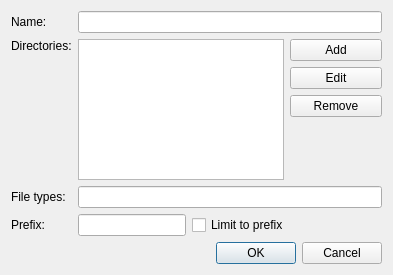
<?xml version="1.0" encoding="UTF-8"?>
<ui version="4.0">
 <class>Locator::Internal::DirectoryFilterOptions</class>
 <widget class="QDialog" name="Locator::Internal::DirectoryFilterOptions">
  <property name="geometry">
   <rect>
    <x>0</x>
    <y>0</y>
    <width>393</width>
    <height>275</height>
   </rect>
  </property>
  <layout class="QGridLayout">
   <item row="0" column="0">
    <layout class="QGridLayout">
     <item row="0" column="0">
      <widget class="QLabel" name="label">
       <property name="text">
        <string>Name:</string>
       </property>
      </widget>
     </item>
     <item row="0" column="1" colspan="3">
      <widget class="QLineEdit" name="nameEdit"/>
     </item>
     <item row="2" column="0">
      <widget class="QLabel" name="label_3">
       <property name="text">
        <string>File types:</string>
       </property>
      </widget>
     </item>
     <item row="2" column="1" colspan="3">
      <widget class="QLineEdit" name="fileTypeEdit">
       <property name="toolTip">
        <string>Specify file name filters, separated by comma. Filters may contain wildcards.</string>
       </property>
      </widget>
     </item>
     <item row="3" column="0">
      <widget class="QLabel" name="label_4">
       <property name="text">
        <string>Prefix:</string>
       </property>
      </widget>
     </item>
     <item row="3" column="1">
      <widget class="QLineEdit" name="shortcutEdit">
       <property name="sizePolicy">
        <sizepolicy hsizetype="Expanding" vsizetype="Fixed">
         <horstretch>0</horstretch>
         <verstretch>0</verstretch>
        </sizepolicy>
       </property>
       <property name="maximumSize">
        <size>
         <width>16777215</width>
         <height>16777215</height>
        </size>
       </property>
       <property name="toolTip">
        <string>Specify a short word/abbreviation that can be used to restrict completions to files from this directory tree.
To do this, you type this shortcut and a space in the Locator entry field, and then the word to search for.</string>
       </property>
      </widget>
     </item>
     <item row="3" column="2" colspan="2">
      <widget class="QCheckBox" name="defaultFlag">
       <property name="sizePolicy">
        <sizepolicy hsizetype="Minimum" vsizetype="Fixed">
         <horstretch>2</horstretch>
         <verstretch>0</verstretch>
        </sizepolicy>
       </property>
       <property name="text">
        <string>Limit to prefix</string>
       </property>
       <property name="checked">
        <bool>false</bool>
       </property>
      </widget>
     </item>
     <item row="1" column="3">
      <layout class="QVBoxLayout" name="verticalLayout">
       <item>
        <widget class="QPushButton" name="addButton">
         <property name="text">
          <string>Add</string>
         </property>
        </widget>
       </item>
       <item>
        <widget class="QPushButton" name="editButton">
         <property name="text">
          <string>Edit</string>
         </property>
        </widget>
       </item>
       <item>
        <widget class="QPushButton" name="removeButton">
         <property name="text">
          <string>Remove</string>
         </property>
        </widget>
       </item>
       <item>
        <spacer name="verticalSpacer_2">
         <property name="orientation">
          <enum>Qt::Vertical</enum>
         </property>
         <property name="sizeHint" stdset="0">
          <size>
           <width>20</width>
           <height>40</height>
          </size>
         </property>
        </spacer>
       </item>
      </layout>
     </item>
     <item row="1" column="0">
      <layout class="QVBoxLayout" name="verticalLayout_2">
       <item>
        <widget class="QLabel" name="label_2">
         <property name="text">
          <string>Directories:</string>
         </property>
        </widget>
       </item>
       <item>
        <spacer name="verticalSpacer">
         <property name="orientation">
          <enum>Qt::Vertical</enum>
         </property>
         <property name="sizeHint" stdset="0">
          <size>
           <width>20</width>
           <height>40</height>
          </size>
         </property>
        </spacer>
       </item>
      </layout>
     </item>
     <item row="1" column="1" colspan="2">
      <widget class="QListWidget" name="directoryList"/>
     </item>
    </layout>
   </item>
   <item row="1" column="0">
    <spacer>
     <property name="orientation">
      <enum>Qt::Vertical</enum>
     </property>
     <property name="sizeHint" stdset="0">
      <size>
       <width>369</width>
       <height>31</height>
      </size>
     </property>
    </spacer>
   </item>
   <item row="2" column="0">
    <widget class="QDialogButtonBox" name="buttonBox">
     <property name="standardButtons">
      <set>QDialogButtonBox::Cancel|QDialogButtonBox::Ok</set>
     </property>
    </widget>
   </item>
  </layout>
 </widget>
 <resources/>
 <connections>
  <connection>
   <sender>buttonBox</sender>
   <signal>accepted()</signal>
   <receiver>Locator::Internal::DirectoryFilterOptions</receiver>
   <slot>accept()</slot>
   <hints>
    <hint type="sourcelabel">
     <x>353</x>
     <y>174</y>
    </hint>
    <hint type="destinationlabel">
     <x>390</x>
     <y>152</y>
    </hint>
   </hints>
  </connection>
  <connection>
   <sender>buttonBox</sender>
   <signal>rejected()</signal>
   <receiver>Locator::Internal::DirectoryFilterOptions</receiver>
   <slot>reject()</slot>
   <hints>
    <hint type="sourcelabel">
     <x>280</x>
     <y>176</y>
    </hint>
    <hint type="destinationlabel">
     <x>391</x>
     <y>141</y>
    </hint>
   </hints>
  </connection>
 </connections>
</ui>
